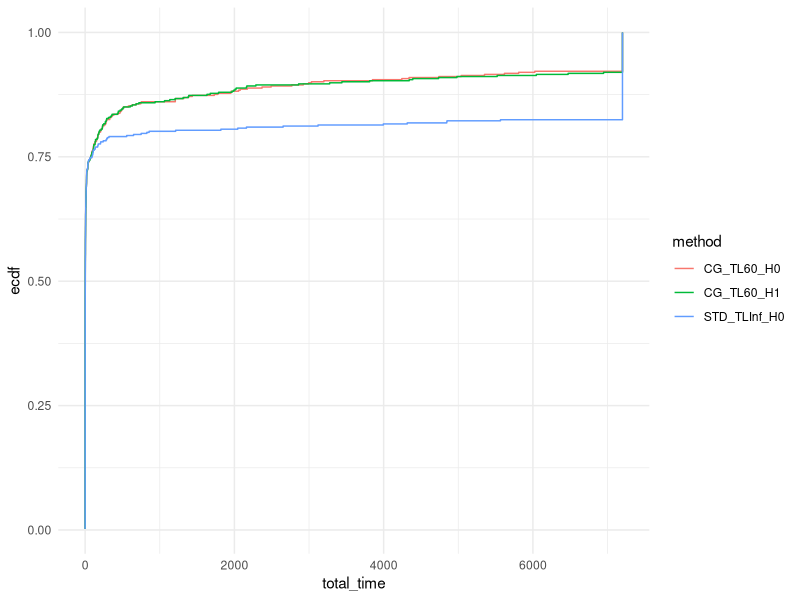

The R source for this figure:
## ---- chunk 1
library(rmarkdown)
library(kableExtra)
library(tidyr)
library(ggplot2)
suppressPackageStartupMessages(library(dplyr))
## ---- chunk 2
data = read.csv("results.jsp.csv", header = FALSE)
colnames(data) = c("tag", "instance", "standard_phase_time_limit", "master_solver", "status", "reason", "has_large_scaled", "n_iterations", "total_time", "master_time", "adversarial_time", "best_bound", "best_obj", "relative_gap", "absolute_gap", "adversarial_unexpected_status",  "with_heuristic", "with_non_optimal_pricing", "n_jobs", "Gamma", "blank")
## ---- chunk 3
data = data[, !(names(data) %in% c("tag", "blank"))]
## ---- chunk 4
if (sum(data$total_time > 7200) > 0 ) {
  data[data$total_time > 7200,]$total_time = 7200 
}
## ---- chunk 5
data$method = paste0(data$master_solver, "_TL", data$standard_phase_time_limit, "_H", data$with_heuristic)
unique(data$method)
data = data[data$method != "STD_TLInf_H1" & data$method != "CG_TL120_H0" & data$method != "CG_TL120_H1",]
## ---- chunk 6
paged_table(data)
## ---- chunk 7
ggplot(data, aes(x = total_time, col = method)) + stat_ecdf(pad = FALSE) +
  coord_cartesian(xlim = c(0,7200)) +
  theme_minimal()
## ---- chunk 8
data_with_ecdf = data %>%
  group_by(method) %>%
  arrange(total_time) %>%
  mutate(ecdf_value = ecdf(total_time)(total_time)) %>%
  ungroup()

for (method in unique(data_with_ecdf$method)) {
  output = data_with_ecdf[data_with_ecdf$method == method,]
  output = output[,c("total_time", "ecdf_value")]
  output$log_total_time = log10(output$total_time)
  output = output[output$total_time < 7200,]
  write.csv(output, file = paste0(method, ".csv"), row.names = FALSE)
}
## ---- chunk 9
summary_data_lt_7200 <- data %>%
  filter(total_time < 7200) %>%
  group_by(n_jobs, Gamma, method) %>%
  summarize(
    avg_total_time = mean(total_time, na.rm = TRUE),
    avg_master_time = mean(master_time, na.rm = TRUE),
    avg_adversarial_time = mean(adversarial_time, na.rm = TRUE),
    avg_n_iterations = mean(n_iterations, na.rm = TRUE),
    sum_has_large_scaled = sum(has_large_scaled),
    num_lines = n(),
    .groups = "drop"
  ) %>%
  ungroup() %>%
  arrange(n_jobs, Gamma, method)
## ---- chunk 10
summary_data_ge_7200 <- data %>%
  filter(total_time >= 7200) %>%
  group_by(n_jobs, Gamma, method) %>%
  summarize(
    avg_n_iterations_unsolved = mean(n_iterations, na.rm = TRUE),
    num_lines_unsolved = n()
  ) %>%
  ungroup() %>%
  arrange(n_jobs, Gamma, method)
## ---- chunk 11
transposed_data_lt_7200 <- summary_data_lt_7200 %>%
  pivot_wider(names_from = method, values_from = avg_total_time:num_lines)

transposed_data_ge_7200 <- summary_data_ge_7200 %>%
  pivot_wider(names_from = method, values_from = avg_n_iterations_unsolved:num_lines_unsolved) %>%
  select(-n_jobs, -Gamma)

cbind(
  transposed_data_lt_7200,
  transposed_data_ge_7200
) %>%
  kable() %>%
  kable_styling(full_width = FALSE, position = "center")
